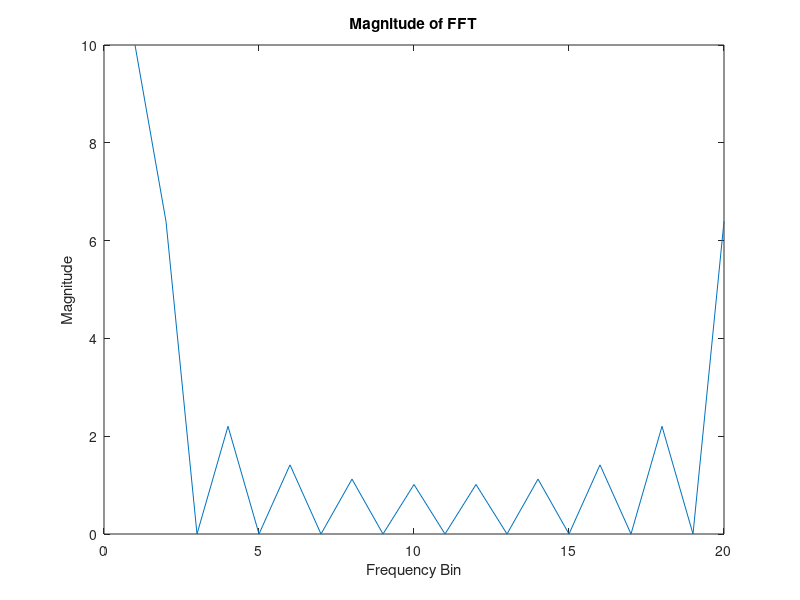

MATLAB code to generate this figure:
% Given parameters
T = 2e-3; 
fs = 10e3; 

% (a) Calculate total number of samples (fill in N column) and number of non-zero samples (fill in N1 column):
N = T * fs; % Total number of samples
N1 = 1e-3 * fs; % Number of non-zero samples (1 ms duration)
disp(N);
disp(N1);
% (b) Create a simulated signal in Matlab ([ones(1, N1), zeros(1, N-N1)])
x = [ones(1, N1), zeros(1, N - N1)];

% (c) Calculate with Matlab and plot (on screen) magnitude of FFT (plot(abs(fft(x...))))
X = fft(x);
figure;
plot(abs(X));
title('Magnitude of FFT');
xlabel('Frequency Bin');
ylabel('Magnitude');

% (d) Find the maximum value in FFT (and fill in as Amax)
Amax = max(abs(X));
disp(['Maximum value in FFT: ' num2str(Amax)]);

% (e) Find (and fill in) the index knull of the first null in FFT values
knull = find(abs(X) == min(abs(X(2:end)))) - 1; % Subtract 1 for 0-based indexing
disp(['Index of the first null in FFT values: ' num2str(knull)]);
